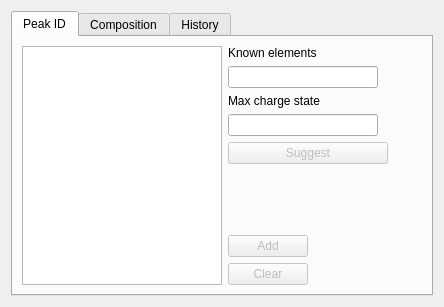
<?xml version="1.0" encoding="UTF-8"?>
<ui version="4.0">
 <class>ToolsDialog</class>
 <widget class="QDialog" name="ToolsDialog">
  <property name="geometry">
   <rect>
    <x>0</x>
    <y>0</y>
    <width>444</width>
    <height>307</height>
   </rect>
  </property>
  <property name="windowTitle">
   <string>Dialog</string>
  </property>
  <layout class="QVBoxLayout" name="verticalLayout">
   <item>
    <widget class="QTabWidget" name="tab_Tab">
     <property name="currentIndex">
      <number>0</number>
     </property>
     <widget class="QWidget" name="peakID_Tab">
      <property name="sizePolicy">
       <sizepolicy hsizetype="MinimumExpanding" vsizetype="Preferred">
        <horstretch>0</horstretch>
        <verstretch>0</verstretch>
       </sizepolicy>
      </property>
      <attribute name="title">
       <string>Peak ID</string>
      </attribute>
      <layout class="QHBoxLayout" name="horizontalLayout">
       <item>
        <layout class="QHBoxLayout" name="horizontalLayout_2">
         <item>
          <widget class="QTreeView" name="ionlistTree">
           <property name="sizePolicy">
            <sizepolicy hsizetype="Expanding" vsizetype="Expanding">
             <horstretch>0</horstretch>
             <verstretch>0</verstretch>
            </sizepolicy>
           </property>
           <property name="minimumSize">
            <size>
             <width>200</width>
             <height>100</height>
            </size>
           </property>
           <property name="maximumSize">
            <size>
             <width>200</width>
             <height>16777215</height>
            </size>
           </property>
           <property name="dragEnabled">
            <bool>true</bool>
           </property>
           <property name="dragDropMode">
            <enum>QAbstractItemView::DragOnly</enum>
           </property>
           <property name="selectionMode">
            <enum>QAbstractItemView::ExtendedSelection</enum>
           </property>
           <property name="selectionBehavior">
            <enum>QAbstractItemView::SelectRows</enum>
           </property>
           <property name="sortingEnabled">
            <bool>true</bool>
           </property>
          </widget>
         </item>
         <item>
          <layout class="QVBoxLayout" name="verticalLayout_2">
           <item>
            <widget class="QLabel" name="knownelementsLabel">
             <property name="text">
              <string>Known elements</string>
             </property>
            </widget>
           </item>
           <item>
            <widget class="QLineEdit" name="knownelementsLineEdit">
             <property name="sizePolicy">
              <sizepolicy hsizetype="Preferred" vsizetype="Fixed">
               <horstretch>0</horstretch>
               <verstretch>0</verstretch>
              </sizepolicy>
             </property>
             <property name="minimumSize">
              <size>
               <width>150</width>
               <height>0</height>
              </size>
             </property>
             <property name="maximumSize">
              <size>
               <width>150</width>
               <height>16777215</height>
              </size>
             </property>
             <property name="text">
              <string/>
             </property>
            </widget>
           </item>
           <item>
            <widget class="QLabel" name="maxchargestateLabel">
             <property name="text">
              <string>Max charge state</string>
             </property>
            </widget>
           </item>
           <item>
            <widget class="QLineEdit" name="maxchargestateLineEdit">
             <property name="sizePolicy">
              <sizepolicy hsizetype="Preferred" vsizetype="Fixed">
               <horstretch>0</horstretch>
               <verstretch>0</verstretch>
              </sizepolicy>
             </property>
             <property name="minimumSize">
              <size>
               <width>150</width>
               <height>0</height>
              </size>
             </property>
             <property name="maximumSize">
              <size>
               <width>150</width>
               <height>16777215</height>
              </size>
             </property>
            </widget>
           </item>
           <item>
            <widget class="QPushButton" name="suggestButton">
             <property name="enabled">
              <bool>false</bool>
             </property>
             <property name="sizePolicy">
              <sizepolicy hsizetype="Preferred" vsizetype="Fixed">
               <horstretch>0</horstretch>
               <verstretch>0</verstretch>
              </sizepolicy>
             </property>
             <property name="minimumSize">
              <size>
               <width>160</width>
               <height>0</height>
              </size>
             </property>
             <property name="maximumSize">
              <size>
               <width>160</width>
               <height>16777215</height>
              </size>
             </property>
             <property name="text">
              <string>Suggest</string>
             </property>
             <property name="default">
              <bool>true</bool>
             </property>
            </widget>
           </item>
           <item>
            <spacer name="verticalSpacer">
             <property name="orientation">
              <enum>Qt::Vertical</enum>
             </property>
             <property name="sizeHint" stdset="0">
              <size>
               <width>20</width>
               <height>40</height>
              </size>
             </property>
            </spacer>
           </item>
           <item>
            <layout class="QVBoxLayout" name="verticalLayout_8">
             <item>
              <layout class="QHBoxLayout" name="horizontalLayout_3">
               <item>
                <layout class="QVBoxLayout" name="verticalLayout_6">
                 <item>
                  <widget class="QPushButton" name="addionsButton">
                   <property name="enabled">
                    <bool>false</bool>
                   </property>
                   <property name="text">
                    <string>Add</string>
                   </property>
                   <property name="default">
                    <bool>true</bool>
                   </property>
                  </widget>
                 </item>
                 <item>
                  <widget class="QPushButton" name="clearionsButton">
                   <property name="enabled">
                    <bool>false</bool>
                   </property>
                   <property name="text">
                    <string>Clear</string>
                   </property>
                  </widget>
                 </item>
                </layout>
               </item>
               <item>
                <spacer name="horizontalSpacer_2">
                 <property name="orientation">
                  <enum>Qt::Horizontal</enum>
                 </property>
                 <property name="sizeHint" stdset="0">
                  <size>
                   <width>40</width>
                   <height>20</height>
                  </size>
                 </property>
                </spacer>
               </item>
              </layout>
             </item>
            </layout>
           </item>
          </layout>
         </item>
        </layout>
       </item>
      </layout>
     </widget>
     <widget class="QWidget" name="composition_Tab">
      <attribute name="title">
       <string>Composition</string>
      </attribute>
     </widget>
     <widget class="QWidget" name="history_Tab">
      <attribute name="title">
       <string>History</string>
      </attribute>
      <layout class="QVBoxLayout" name="verticalLayout_3">
       <item>
        <widget class="QWidget" name="stackView" native="true">
         <property name="sizePolicy">
          <sizepolicy hsizetype="Expanding" vsizetype="Expanding">
           <horstretch>0</horstretch>
           <verstretch>0</verstretch>
          </sizepolicy>
         </property>
         <property name="minimumSize">
          <size>
           <width>200</width>
           <height>200</height>
          </size>
         </property>
        </widget>
       </item>
      </layout>
     </widget>
    </widget>
   </item>
  </layout>
 </widget>
 <resources/>
 <connections/>
</ui>
